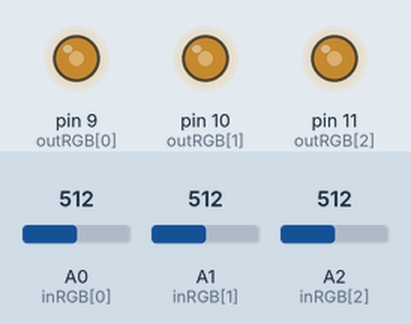
Recording of a sketch running on a simulated Arduino Uno, built with avr-gcc and run on an emulated ATmega328P. On the bench: output pins drawn as LEDs (lit = HIGH). The test bench sets the inputs (shaded band); at power-on: A0 (inRGB[0]) = 512, A1 (inRGB[1]) = 512, A2 (inRGB[2]) = 512.

Above: at 1.2 s.
1.3 s: A0 (inRGB[0]) set to 716
At 1.9 s:
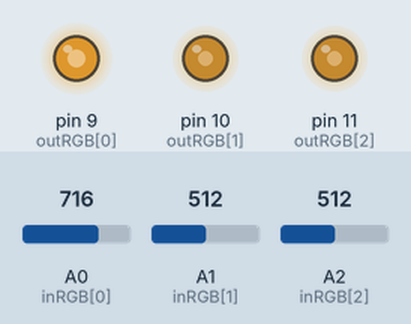
2.8 s: A1 (inRGB[1]) set to 716
At 4.0 s:
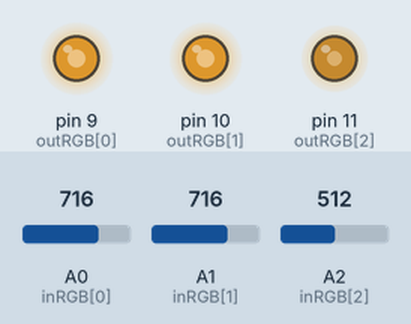
4.3 s: A2 (inRGB[2]) set to 716
At 5.4 s:
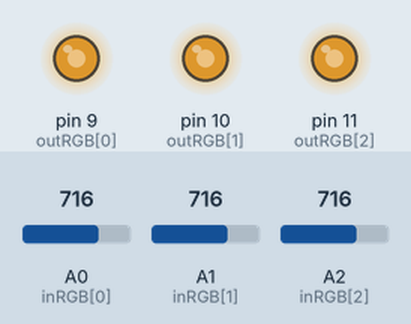
5.8 s: A0 (inRGB[0]) set to 900
At 6.5 s:
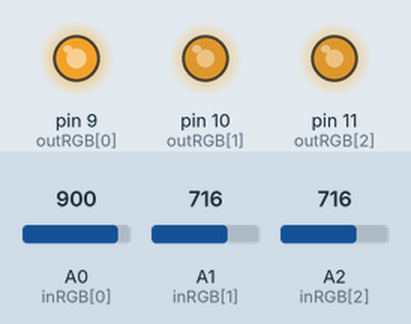
7.3 s: A1 (inRGB[1]) set to 900
At 7.6 s:
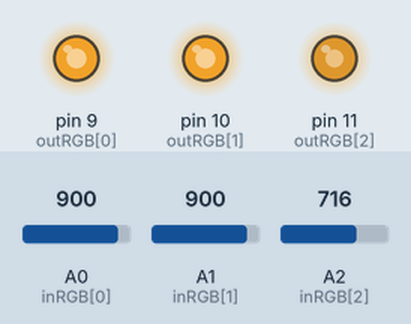
8.8 s: A2 (inRGB[2]) set to 900
At 10.0 s:
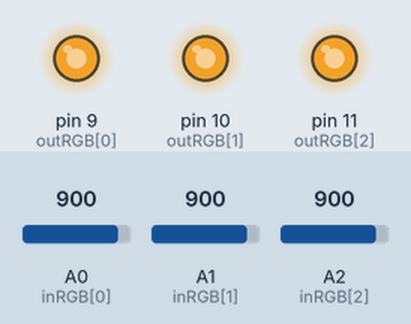
Timing chart, 0 to 11.3 s (numbered marks = the images above; inputs shaded):
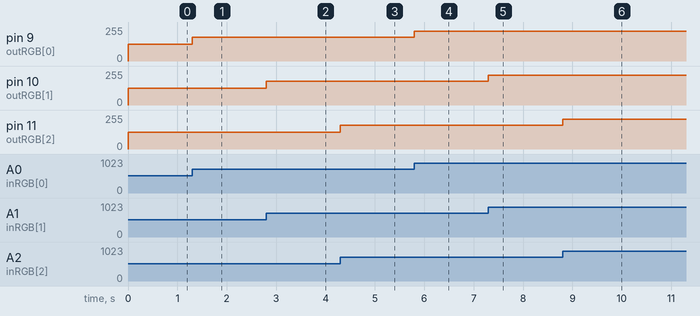

The sketch:

epic_inari1.ino
```cpp
int inRGB[] = { A0,A1,A2 }; // Analog Inputs
int outRGB[] = { 9,10,11 }; // PWM output pins
int tempValue = 0;

const int inMinVal = 0, inMaxVal = 1023;	// Values define the maximum and minimum value returned from the potentiometer reading

void setup() {

  // Loop on all pins ( 3 values: Red, Green and Blue )
  for (int i = 0; i < 3; i++)
  {
    pinMode(inRGB[i], INPUT);	// read the potentiometer values
    pinMode(outRGB[i], OUTPUT);	// output  values of the LED
  }
}

void loop() {
  for (int i = 0; i < 3; i++)
  {
    tempValue = analogRead(inRGB[i]);	// Read  pot
    tempValue = map(tempValue, inMinVal, inMaxVal, 0, 255);
    analogWrite(outRGB[i], tempValue);
  }}
```

Measured:
- after the input at 1.3 s, pin 9 (outRGB[0]): 127/255 → 178/255 at once
- after the input at 2.8 s, pin 10 (outRGB[1]): 127/255 → 178/255 at once
- after the input at 4.3 s, pin 11 (outRGB[2]): 127/255 → 178/255 at once
- after the input at 5.8 s, pin 9 (outRGB[0]): 178/255 → 224/255 at once
- after the input at 7.3 s, pin 10 (outRGB[1]): 178/255 → 224/255 at once
- after the input at 8.8 s, pin 11 (outRGB[2]): 178/255 → 224/255 at once
